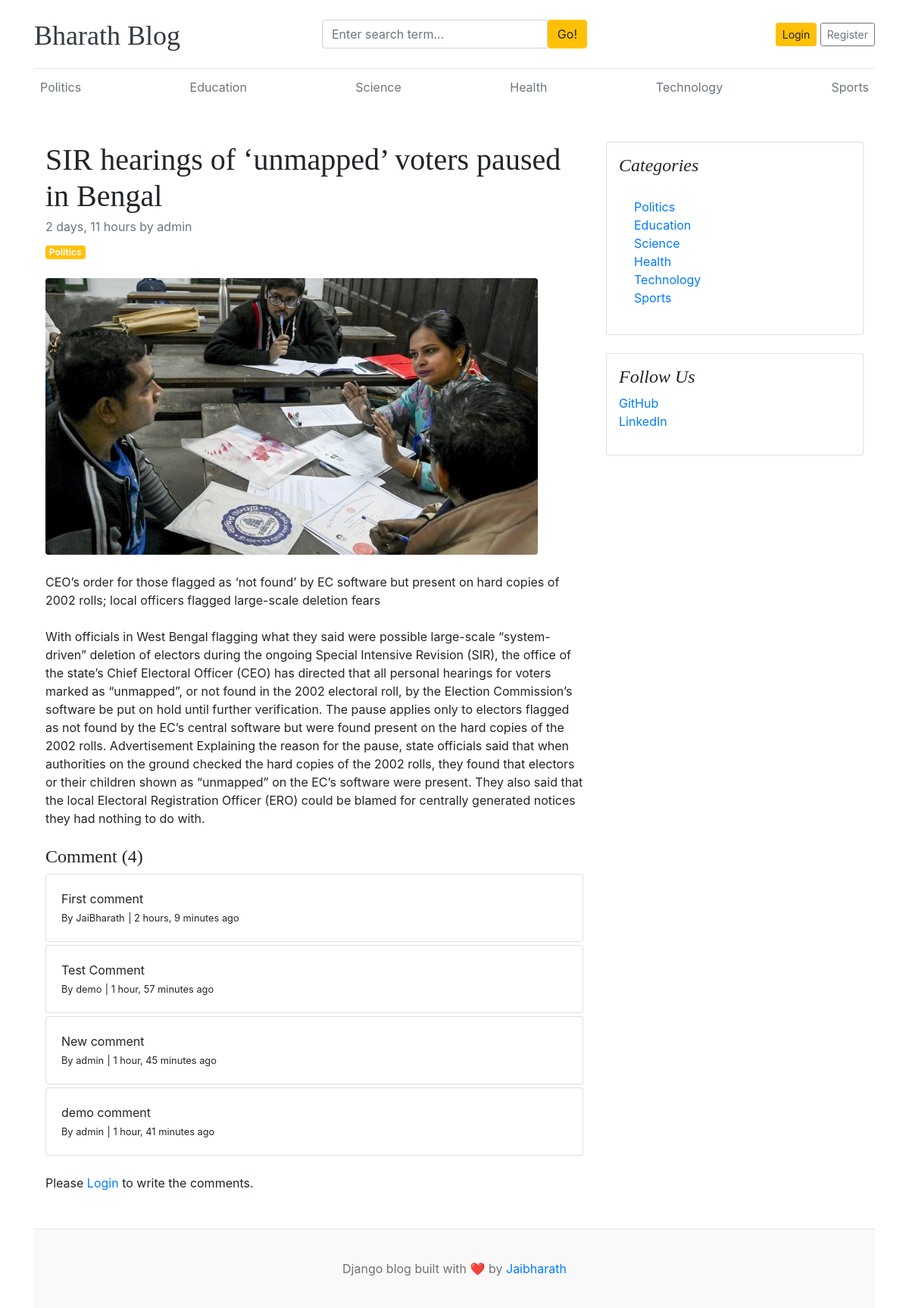
Page /blogs/sir-hearings-of-unmapped-voters-paused-in-bengal/ on the committed database.
### blogs/models.py (models this page shows, shortened)
class Category(models.Model):
    category_name = models.CharField(max_length=50, unique=True)
    created_at = models.DateTimeField(auto_now_add=True)
    updated_at = models.DateTimeField(auto_now=True)
    class Meta:
        verbose_name_plural = 'categories'
    def __str__(self):
        return self.category_name

class Blog(models.Model):
    title = models.CharField(max_length=100)
    slug = models.SlugField(max_length=500, unique=True)
    category = models.ForeignKey(Category,on_delete=models.CASCADE)
    author = models.ForeignKey(User, on_delete=models.CASCADE)
    featured_image = models.ImageField(upload_to='uploads/%y/%m/%d')
    short_description = models.TextField(max_length=1000)
    blog_body = models.TextField(max_length=2000)
    status = models.CharField(choices=STATUS_CHOICES, default=0)
    is_featured = models.BooleanField(default=False)
    created_at = models.DateTimeField(auto_now_add=True)
    updated_at = models.DateTimeField(auto_now=True)

class Comment(models.Model):
    user = models.ForeignKey(User,on_delete=models.CASCADE)
    blog = models.ForeignKey(Blog, on_delete=models.CASCADE)
    comment = models.TextField(max_length=250)
    created_at = models.DateTimeField(auto_now_add=True)
    updated_at = models.DateTimeField(auto_now=True)
    def __str__(self):
        return self.comment

class SocialLink(models.Model):
    platform = models.CharField(max_length=25)
    link = models.URLField(max_length=50)
    created_at = models.DateTimeField(auto_now_add=True)
    updated_at = models.DateTimeField(auto_now=True)

### blogs/views.py (the view, shortened to what this page needs)
# urls.py: path('blogs/<slug:slug>/',BlogsView.blogs,name='blogs'),
def blogs(request,slug):
    single_post = get_object_or_404(Blog,slug=slug,status='Published')
    comments = Comment.objects.filter(blog=single_post)
    comments_counts =comments.count()
    context = {
        'single_post':single_post,
        'comments': comments,
        'comments_counts':comments_counts
    }
    return render(request,'blogs.html',context)

### blogs/context_processors.py (called while the page is built)
def get_categories(request):
    categories = Category.objects.all()
    return dict(categories=categories)

def get_socila_links(request):
    social_links = SocialLink.objects.all()
    return dict(social_links=social_links)

### templates/blogs.html
{% extends 'base.html'%}
{% block content %}
<div class="container mt-5">
    <div class="row">
        <div class="col-lg-8">
            <article>
                <header class="mb-4">
                    <h1 class="fw-bolder mb-1">{{single_post.title}}</h1>
                    <div class="text-muted fst-italic mb-2">{{single_post.created_at | timesince}} by {{single_post.author}}</div>
                    <a class="badge bg-warning text-decoration-none text-light" href="#!">{{single_post.category}}</a>
                </header>
                <figure class="mb-4"><img class="img-fluid rounded" src="{{ single_post.featured_image.url}}" alt="..." /></figure>
                <section class="mb-5">
                    <p class="fs-5 mb-4">{{single_post.short_description}}</p>
                    <p class="fs-5 mb-4">{{single_post.blog_body}}</p>
                    <h4>Comment ({{comments_counts}})</h4>
                    {% if comments %}
                        {% for comment in comments %}
                            <div class="card mt-1">
                                <div class="card-body">
                                    <p class="card-text mb-0">{{comment}}</p>
                                    <span>
                                        <small>By {{comment.user}}</small>
                                        <small> | {{comment.created_at | timesince}} ago</small>
                                    </span>
                                </div>
                            </div>
                        {% endfor %}
                    {% else %}
                        No comments yet.
                    {% endif%}
                    <br>
                    {% if user.authenticated %}
                    <div class="form-group">
                        <form action="" method="POST">
                            {% csrf_token %}
                            <div class="form-group">
                                <textarea name="comment" class="form-control" placeholder="Write your comment"></textarea>
                                <input type="Submit" value="Submit" class="btn btn-primary mt-2">
                            </div>
                        </form>
                    </div>
                    {% else %}
                    <p>Please <a href="{% url 'login'%}">Login</a> to write the comments.</p>
                    {% endif %}
                    </section>
            </article>
        </div>
        <div class="col-lg-4">
            <div class="card mb-4 p-3">
                <h4 class="font-italic">Categories</h4>
                <div class="card-body">
                    <div class="row">
                        <div class="col-sm-6">
                            <ul class="list-unstyled mb-0">
                                {% for category in categories %}
                                <li><a href="{% url 'posts_by_category' category.id %}">{{category}}</a></li>
                                {% endfor %}
                            </ul>
                        </div>
                    </div>
                </div>
            </div>
            {% if social_links %}
            <div class="card mb-4 p-3">
                <h4 class="font-italic">Follow Us</h4>
                <ol class="list-unstyled">
                {% for l in social_links %}
                    <li><a href="{{l.link}}">{{l.platform}}</a></li>
                {% endfor %}
          </ol>
        </div>
        {% endif %}
        </div>
    </div>
</div>
{% endblock %}

### templates/base.html (shortened to what this page needs)
{% load static %}
<!DOCTYPE html>
<html lang="en">
<head>
    <link href="https://getbootstrap.com/docs/4.0/dist/css/bootstrap.min.css" rel="stylesheet">
    <link href="{% static 'css/blog.css' %}" rel="stylesheet">
    <link rel="stylesheet" href="https://cdnjs.cloudflare.com/ajax/libs/font-awesome/4.7.0/css/font-awesome.min.css">
  </head>
<body>
    <div class="container">
      <header class="blog-header py-3">
        <div class="row flex-nowrap justify-content-between align-items-center">
          <div class="col-4 pt-1">
            <a class="blog-header-logo text-dark" href="/">Bharath Blog</a>
          </div>
          <div class="col-4">
            <form method="GET" action="{% url 'search' %}">
              <div class="input-group">
                        <input class="form-control" type="text" name="keyword" value="{{keyword}}" placeholder="Enter search term..." aria-label="Enter search term..." aria-describedby="button-search" />
                        <button type="submit" class="btn btn-warning"  id="button-search" type="button">Go!</button>
                    </div>
            </form>
          </div>
          <div class="col-4 d-flex justify-content-end align-items-center">
            {% if not user.is_authenticated %}
            <a class="btn btn-sm btn-warning" href="{% url 'login' %}">Login</a> &nbsp;
            <a class="btn btn-sm btn-outline-secondary" href="{% url 'register' %}">Register</a>
            {%else %}
            <span><a class="btn btn-sm btn-warning" href="{% url 'dashboard' %}">Dashboard</a></span>
            &emsp;
            <span><a class="btn btn-sm btn-danger" href="{% url 'logout' %}">Logout</a></span>
            {% endif %}
          </div>
        </div>
      </header>
      <div class="nav-scroller py-1 mb-2">
        <nav class="nav d-flex justify-content-between">
          {% for category in categories %}
          <a class="p-2 text-muted" href="{% url 'posts_by_category' category.id %}">{{category.category_name}}</a>
          {% endfor %}
        </nav>
      </div>
      {% block content %}
      {% endblock %}
<footer class="blog-footer ">
  <p>Django blog built with ❤️ by <a href="">Jaibharath</a></p>
</footer>
</body>
</html>

### blog_main/static/css/blog.css (style rules this page uses)
.blog-header { border-bottom: 1px solid #e5e5e5; }
.blog-header-logo { font-family: "Playfair Display", Georgia, "Times New Roman", serif; font-size: 2.25rem; }
h1, h2, h3, h4, h5, h6 { font-family: "Playfair Display", Georgia, "Times New Roman", serif; }
.blog-footer { padding: 2.5rem 0; color: #727272; text-align: center; background-color: #f9f9f9; border-top: .05rem solid #e5e5e5; }
.blog-footer p:last-child { margin-bottom: 0; }

### rows in the picture
Category: category_name "Politics"
Category: category_name "Education"
Category: category_name "Science"
Category: category_name "Health"
Category: category_name "Technology"
Category: category_name "Sports"
Blog: title "SIR hearings of ‘unmapped’ voters paused in Bengal", created_at "2 days, 11 hours", author "admin", category "Politics", featured_image (picture), short_description "CEO’s order for those flagged as ‘not found’ by EC software but present on hard copies of 2002 rolls; local officers flagged large-scale deletion fears", blog_body "With officials in West Bengal flagging what they said were possible large-scale “system-driven” deletion of electors during the ongoing Special Intensive Revision (SIR), the office of the state’s Chief Electoral Officer (CEO) has directed that all personal hearings for voters marked as “unmapped”, or not found in the 2002 electoral roll, by the Election Commission’s software be put on hold until further verification. The pause applies only to electors flagged as not found by the EC’s central software but were found present on the hard copies of the 2002 rolls. Advertisement Explaining the reason for the pause, state officials said that when authorities on the ground checked the hard copies…"
Comment: comment "First comment", user "JaiBharath", created_at "2 hours, 9 minutes"
Comment: comment "Test Comment", user "demo", created_at "1 hour, 57 minutes"
Comment: comment "New comment", user "admin", created_at "1 hour, 45 minutes"
Comment: comment "demo comment", user "admin", created_at "1 hour, 41 minutes"
SocialLink: platform "GitHub"
SocialLink: platform "LinkedIn"

### other values in the picture
{{ comments_counts }} "4"
